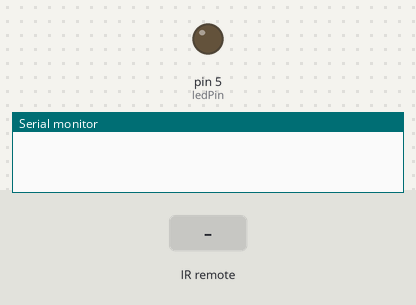
Bench run of a sketch on a simulated Arduino Uno, built with avr-gcc and run on an emulated ATmega328P. On the bench: output pins drawn as LEDs (lit = HIGH), the last lines printed to the serial monitor. The test bench sets the inputs (shaded band). Random numbers use the default seed unless the sketch sets one.

Above: at 1.2 s.
1.3 s: infrared code 0xFFA25D received
At 2.5 s:
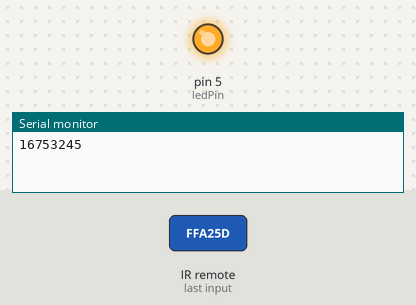
2.8 s: infrared code 0xFFA857 received
At 3.7 s:
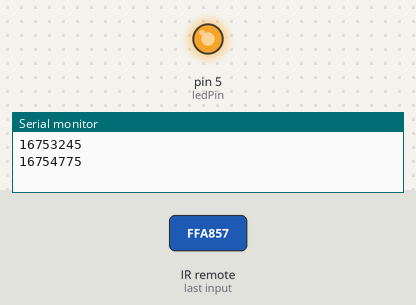
4.3 s: infrared code 0xFF7A85 received
At 4.9 s:
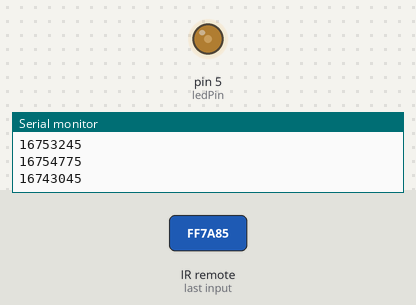
5.8 s: infrared code 0xFF38C7 received
At 7.2 s:
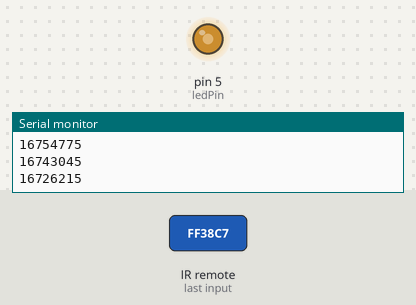
Timing chart, 0 to 8.3 s (numbered marks = the images above; inputs shaded):
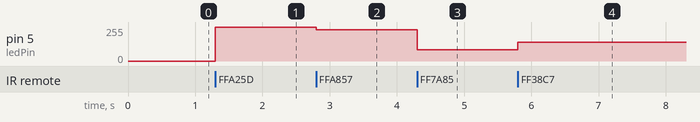

The sketch:

infra.ino
```cpp
#include <IRremote.h>

/**
 * Infra bemeneti port
 */
int irPin = 2;

/**
 * Led beállítások
 * ledPin - led vezérlő pin
 * ledBrightness - A led alap fényereje
 * brightnessChange - A led fényeréjének változásának mértéke
 */
int ledPin = 5;
int ledBrightness = 0;
int brightnessChange = 20;

IRrecv irrecv(irPin);
decode_results results;

void setup() {
  Serial.begin(9600);
  pinMode(ledPin, OUTPUT);

  irrecv.enableIRIn(); // Start the receiver
}

void loop() {
  if (irrecv.decode(&results)) {
    Serial.println(results.value);

    switch (results.value) {

      case 16753245: // Ki/be kapcsolás
        if (ledBrightness == 0) {
          ledBrightness = 255;
        } else {
          ledBrightness = 0;
        }
      break;

      case 16748655: // Plus
        ledBrightness = ledBrightness + brightnessChange;
        if (ledBrightness > 255) {
          ledBrightness = 255;
        }
      break;

      case 16754775: // Minus
        ledBrightness = ledBrightness - brightnessChange;
        if (ledBrightness < 0) {
          ledBrightness = 0;
        }
      break;

      case 16750695: // Random
        ledBrightness = random(0,255);
      break;

      case 16738455: // 0
        ledBrightness = 0;
      break;

      case 16724175: // 1
        ledBrightness = (int)(255 / 9 * 1);
      break;

      case 16718055: // 2
        ledBrightness = (int)(255 / 9 * 2);
      break;

      case 16743045: // 3
        ledBrightness = (int)(255 / 9 * 3);
      break;

      case 16716015: // 4
        ledBrightness = (int)(255 / 9 * 4);
      break;

      case 16726215: // 5
        ledBrightness = (int)(255 / 9 * 5);
      break;

      case 16734885: // 6
        ledBrightness = (int)(255 / 9 * 6);
      break;

      case 16728765: // 7
        ledBrightness = (int)(255 / 9 * 7);
      break;

      case 16730805: // 8
        ledBrightness = (int)(255 / 9 * 8);
      break;

      case 16732845: // 9
        ledBrightness = 255;
      break;
    }

    analogWrite(ledPin, ledBrightness);
    irrecv.resume();

  }
}
```

Measured:
- after the input at 1.3 s, pin 5 (ledPin): 0/255 → 255/255 at once
- after the input at 2.8 s, pin 5 (ledPin): 255/255 → 235/255 at once
- after the input at 4.3 s, pin 5 (ledPin): 235/255 → 84/255 at once
- after the input at 5.8 s, pin 5 (ledPin): 84/255 → 140/255 at once
